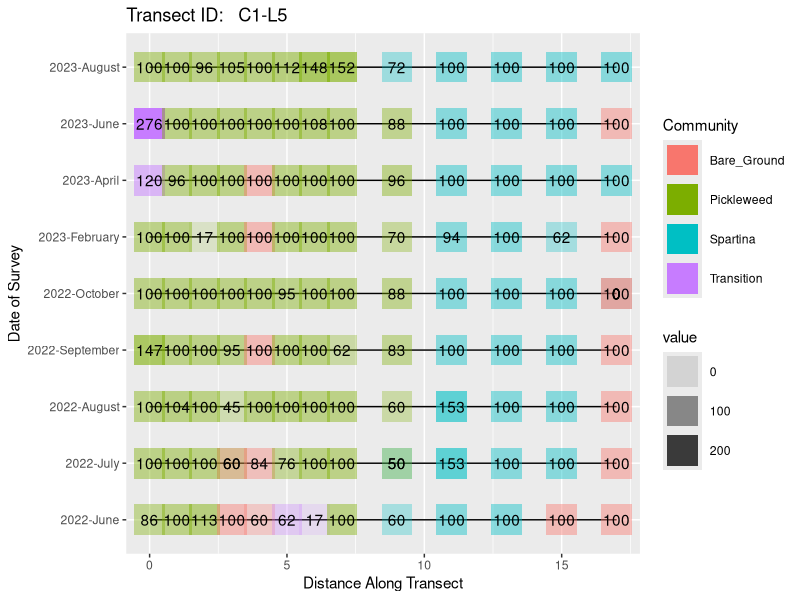

The R script that drew this image:
library(readxl)
library(tidyverse)
library(dplyr)



### Original code chunk. Superseded below ###

vegdata <- read_xlsx("data/VegData.xlsx", sheet = "Data")
  
  
DominantCommunity <- vegdata %>% 
  select(Month:Percent_Bare_Ground) %>% 
  mutate(Date = paste0(Month, "_", Year)) %>% 
  pivot_longer(cols = c("Percent_Spartina", "Percent_Pickleweed", "Percent_Upland", "Percent_Bare_Ground"),
               names_to = "Community") %>%
  nest(data = c("Community", "value")) %>%
  mutate(domComm = map(.x = data, ~slice_max(.x, order_by = value, n = 1)),
         .keep = "unused") %>%
  unnest(domComm) %>% 
  mutate(Community = str_remove(Community, "Percent_"))

# nest-mutate-map: use when you want to summarize on groups of rows *watch video: https://www.youtube.com/watch?v=nXQDiCTLTgU&t=1395s*






###  Starting here I am using the raw veg data without any calculations  9/19/2023. This code chunk does not calculate veg cover relative to bare ground. 
# Code is superseded below.   


vegdata <- read_xlsx("data/VegData_raw.xlsx", sheet = "Data")



DominantCommunity <- vegdata %>% 
  mutate_at(c('MeIn', 'DiGr', 'RaSa', 'CaMa', 'SaSo', 'Lolium', 'FrSa', 'Fabiaceae','Vicia', 'Sonc', 'Xant', 'LeTr', 'Coytote_Bush','BoMa'), as.numeric) %>% 
  mutate_if(is.numeric, list(~replace_na(., 0))) %>% 
  mutate(Total_Veg_Quad = select(.,SpFo:SpMa, MeIn:Lolium, GrSt:LeTr) %>% rowSums(na.rm = TRUE)) %>% 
  mutate(Bare_Ground = ((BaGr_1 + BaGr_2)/25)*100) %>% 
  mutate(Spartina = ((SpFo/Total_Veg_Quad))*100) %>% 
  mutate(Pickleweed = ((select(.,SaPa:BoMa, SaSo, PicklePups) %>% rowSums(na.rm = TRUE))/Total_Veg_Quad)*100) %>% 
  mutate(Transition = ((select(.,AtPx:SpMa,MeIn:Lolium,GrSt:MePo, Vicia:LeTr) %>% rowSums(na.rm = TRUE))/Total_Veg_Quad)*100) %>% 
  mutate(across(where(is.numeric), ~round(., 0))) %>% 
  mutate(Date = paste0(Year, "-", Month)) %>% 
  pivot_longer(cols = c("Spartina", "Pickleweed", "Transition", "Bare_Ground"),
               names_to = "Community") %>%
  nest(data = c("Community", "value")) %>%
  mutate(DominantCommunity = map(.x = data, ~slice_max(.x, order_by = value, n = 1)),
         .keep = "unused") %>%
  unnest(DominantCommunity) 

#To list in order of date:

DominantCommunity$Date <- factor(DominantCommunity$Date, levels = c("2022-June", "2022-July", "2022-August", "2022-September", "2022-October", "2023-February","2023-April", "2023-June", "2023-August"))







### New code chunk that calculates absolute veg cover relative to bare ground (i.e. what percent of the vegetation present in each quadrat each community makes up)

DominantCommunityAbsolute <- vegdata %>% 
  mutate_at(c('MeIn', 'DiGr', 'RaSa', 'CaMa', 'SaSo', 'Lolium', 'FrSa', 'Fabiaceae','Vicia', 'Sonc', 'Xant', 'LeTr', 'Coytote_Bush','BoMa'), as.numeric) %>% 
  mutate_if(is.numeric, list(~replace_na(., 0))) %>% 
  mutate(Total_Veg = 25-(BaGr_1 + BaGr_2)) %>% 
  mutate(Bare_Ground = ((BaGr_1 + BaGr_2)/25)*100) %>% 
  mutate(Total_Veg_Quad = select(.,SpFo:SpMa, MeIn:Lolium, GrSt:LeTr) %>% rowSums(na.rm = TRUE)) %>%
  mutate(Spartina = ((SpFo/Total_Veg))*100) %>% 
  mutate(Pickleweed = ((select(.,SaPa:BoMa, SaSo, PicklePups) %>% rowSums(na.rm = TRUE))/Total_Veg)*100) %>% 
  mutate(Transition = ((select(.,AtPx:SpMa,MeIn:Lolium,GrSt:MePo, Vicia:LeTr) %>% rowSums(na.rm = TRUE))/Total_Veg)*100) %>% 
  mutate(across(where(is.numeric), ~round(., 0))) %>% 
  mutate(Date = paste0(Year, "-", Month)) %>% 
  pivot_longer(cols = c("Spartina", "Pickleweed", "Transition", "Bare_Ground"),
               names_to = "Community") %>%
  nest(data = c("Community", "value")) %>%
  mutate(DominantCommunityAbsolute = map(.x = data, ~slice_max(.x, order_by = value, n = 1)),
         .keep = "unused") %>%
  unnest(DominantCommunityAbsolute) 

#And finally, to list in order of date:

DominantCommunityAbsolute$Date <- factor(DominantCommunityAbsolute$Date, levels = c("2022-June", "2022-July", "2022-August", "2022-September", "2022-October", "2023-February","2023-April", "2023-June", "2023-August"))









### PLOTTING ###



#Now I will attempt lollipop plots:

#General Notes: Need to figure out how to tell it to ID 50/50 dominance bw plant communities !!!!!!


ggplot(subset(DominantCommunityAbsolute, Transect_ID %in% "C1-L5"), aes(x= Distance_meters, y= Date)) +
  geom_line() +
  geom_point(aes(x= Distance_meters, alpha= value, color= Community), shape= 15, size= 10) +
  geom_text(aes(label= value)) +
  labs(
    title = "Transect ID:   C1-L5") +
  xlab("Distance Along Transect") +
  ylab("Date of Survey")
#Plot notes: Light patch (4) SpFo detected in April 2023, 0 SpFo counted in June 2023, but 25 SpFo at q-17 in August 2023 Hmmmm


